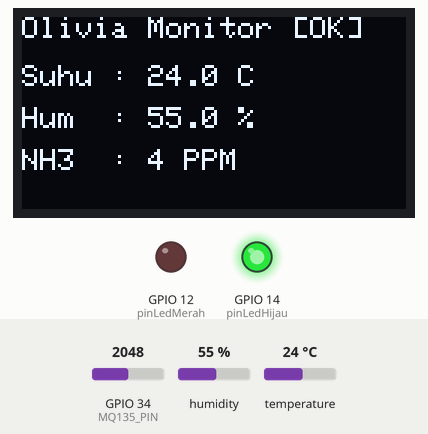
This sketch was run on a simulated ESP32. Parts: 128×64 one-colour display, output pins drawn as LEDs (lit = HIGH). The test bench sets the inputs (shaded band); at power-on: temperature 24 °C, GPIO 34 (MQ135_PIN) = 2048, humidity 55 %. WiFi joins after 1.5 s; servers stay silent unless stated; uploads are accepted with an empty reply; what the sketch prints to the serial monitor is not drawn.

Above: at 10.8 s.
10.9 s: temperature set to 34.4 °C
At 12.8 s:
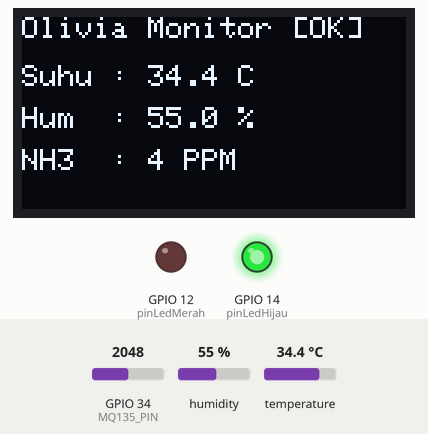
13.1 s: temperature set to 35.6 °C
At 14.8 s:
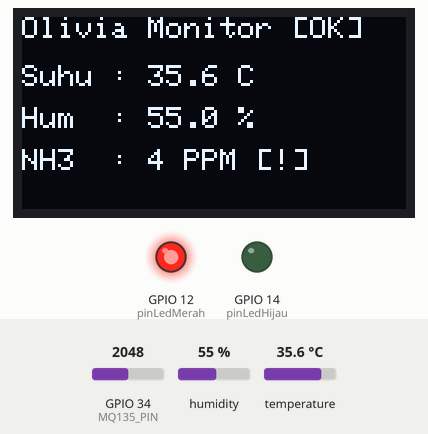
18.9 s: temperature set to 12 °C
At 20.4 s:
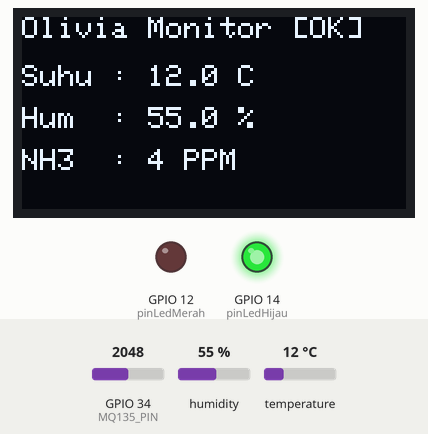
21.5 s: GPIO 34 (MQ135_PIN) set to 2636
At 23.3 s:
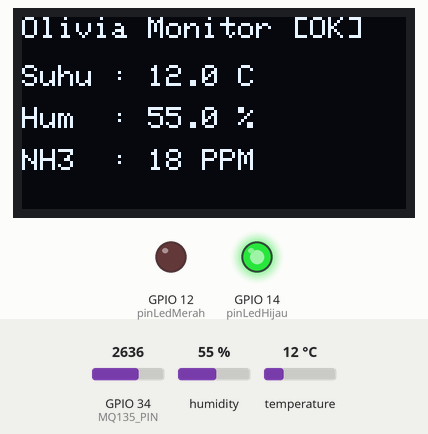
23.6 s: GPIO 34 (MQ135_PIN) set to 2730
At 29.1 s:
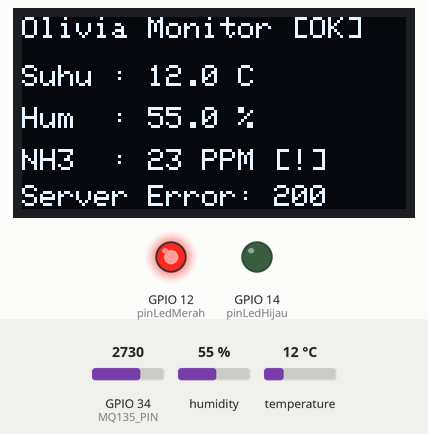
29.4 s: humidity set to 22 %
At 30.9 s:
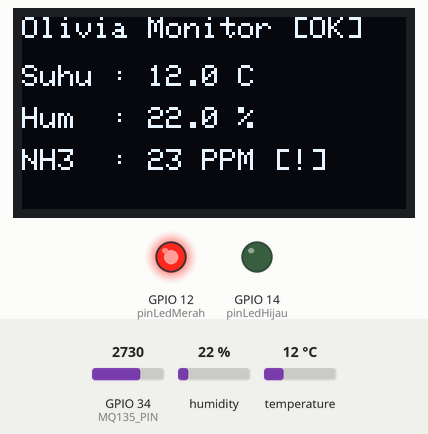
Timing chart, 0 to 32.4 s (numbered marks = the images above; inputs shaded):
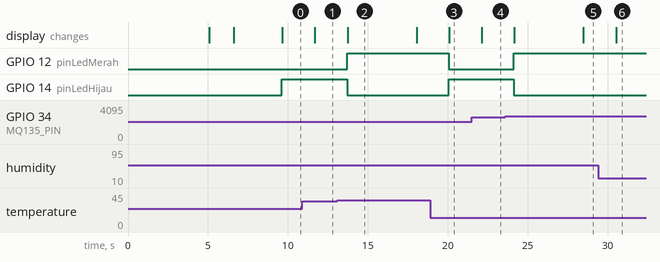

Measured:
- the behaviour switches between 35 and 35.1 °C on temperature (found by bisection; images 1 and 2)
- the behaviour switches between 2664 and 2665 on GPIO 34 (MQ135_PIN) (found by bisection; images 4 and 5)
- after the input at 10.9 s, the display: changes after 0.79 s (image 1)
- after the input at 13.1 s, GPIO 12 (pinLedMerah): LOW → HIGH after 0.60 s; GPIO 14 (pinLedHijau): HIGH → LOW after 0.60 s; the display: changes after 0.63 s (image 2)
- after the input at 18.9 s, GPIO 12 (pinLedMerah): HIGH → LOW after 1.2 s; GPIO 14 (pinLedHijau): LOW → HIGH after 1.2 s; the display: changes after 1.2 s (image 3)
- after the input at 21.5 s, the display: changes after 0.63 s (image 4)
- after the input at 23.6 s, GPIO 12 (pinLedMerah): LOW → HIGH after 0.54 s; GPIO 14 (pinLedHijau): HIGH → LOW after 0.54 s; the display: first changes after 0.57 s (image 5 shows a later state)
- after the input at 29.4 s, the display: changes after 1.1 s (image 6)

The sketch:

sketch_sensor_olivia.ino
```cpp
// ==========================================================================
// OLIVIA IoT - Monitor Kandang (Suhu, Kelembapan, Amonia)
// Terintegrasi dengan Backend Olivia API
//
// Library yang diperlukan (Install via Arduino IDE > Manage Libraries):
//   1. Adafruit SSD1306
//   2. Adafruit GFX Library
//   3. DHT sensor library (by Adafruit)
//   4. ArduinoJson (by Benoit Blanchon) -- WAJIB ditambahkan
//   5. WiFi (sudah bawaan ESP32)
//   6. HTTPClient (sudah bawaan ESP32)
// ==========================================================================

#include <Wire.h>
#include <Adafruit_GFX.h>
#include <Adafruit_SSD1306.h>
#include <DHT.h>
#include <WiFi.h>
#include <HTTPClient.h>   // << TAMBAHAN untuk HTTP POST

// ---- KONFIGURASI LAYAR OLED ----
#define SCREEN_WIDTH 128
#define SCREEN_HEIGHT 64

// ---- KONFIGURASI SENSOR ----
#define DHTPIN 4
#define DHTTYPE DHT22
#define MQ135_PIN 34

// ---- KONFIGURASI WI-FI ----
const char* ssid     = "TP-Link_9B8E";
const char* password = "58797044";

// ====================================================================
// !!  GANTI IP INI dengan IP PC/Laptop tempat backend Express berjalan
//     Cara cek: buka CMD lalu ketik: ipconfig
//     Cari bagian "IPv4 Address" pada adapter WiFi Anda
//     Contoh hasil: 192.168.1.10 => isi jadi "192.168.1.10"444444444444
// ====================================================================
const char* serverIP   = "192.168.0.107";   // << GANTI dengan IP PC Anda
const int   serverPort = 5000;            // Port backend Express (default)
const int   DEVICE_ID  = 1;              // ID perangkat ESP32 ini

// ---- INTERVAL PENGIRIMAN DATA ----
// Data dikirim ke server setiap N loop (1 loop ≈ 2 detik)
// Contoh: SEND_INTERVAL = 5 artinya kirim setiap 10 detik (5 x 2 detik)
const int SEND_INTERVAL = 5;

// ---- DEFINISI PIN LED ----
const int pinLedMerah = 12;
const int pinLedHijau = 14;

// ---- KONSTANTA KALIBRASI AMONIA (MQ135) ----
const float RL = 10.0;
float Ro = 40.0;

// ---- OBJEK SENSOR & LAYAR ----
DHT dht(DHTPIN, DHTTYPE);
Adafruit_SSD1306 display(SCREEN_WIDTH, SCREEN_HEIGHT, &Wire, -1);

// ---- VARIABEL PENGHITUNG LOOP ----
int loopCounter = 0;

// ==========================================================================
// FUNGSI: Hubungkan WiFi
// ==========================================================================
void hubungkanWiFi() {
  Serial.print("[Wi-Fi] Menghubungkan ke: ");
  Serial.println(ssid);
  WiFi.begin(ssid, password);

  int counter = 0;
  while (WiFi.status() != WL_CONNECTED && counter < 20) {
    delay(500);
    Serial.print(".");
    counter++;
  }

  if (WiFi.status() == WL_CONNECTED) {
    Serial.println("\n[Wi-Fi] Terhubung!");
    Serial.print("[Wi-Fi] IP ESP32: ");
    Serial.println(WiFi.localIP());
  } else {
    Serial.println("\n[Wi-Fi] Gagal terhubung. Cek SSID/Password.");
  }
}

// ==========================================================================
// FUNGSI: Kalibrasi Sensor MQ135 di Udara Kamar
// ==========================================================================
void kalibrasiSensorOtomatis() {
  Serial.println("[Kalibrasi] Memulai pembacaan udara dasar...");
  display.clearDisplay();
  display.setCursor(0, 0);
  display.println("Kalibrasi Sensor...");
  display.println("Mohon Tunggu 5 Detik");
  display.display();

  float totalRs = 0;

  for (int i = 0; i < 10; i++) {
    int adcMentah = analogRead(MQ135_PIN);
    float vOut = ((float)adcMentah / 4095.0) * 3.3;
    if (vOut < 0.1) vOut = 0.1;

    float RsSaatIni = ((3.3 - vOut) / vOut) * RL;
    totalRs += RsSaatIni;
    delay(500);
  }

  float rataRataRs = totalRs / 10.0;
  Ro = rataRataRs / 3.6;

  if (Ro < 1.0) Ro = 35.0;

  Serial.print("[Kalibrasi Selesai] Nilai Ro: ");
  Serial.println(Ro);
}

// ==========================================================================
// FUNGSI: Kirim Data Sensor ke Backend Olivia API
//   Endpoint : POST http://<serverIP>:5000/api/sensors/readings
//   Payload  : { "device_id": 1, "temperature": x, "humidity": x, "ammonia": x }
// ==========================================================================
void kirimKeServer(float suhu, float kelembapan, float amonia) {
  if (WiFi.status() != WL_CONNECTED) {
    Serial.println("[HTTP] Tidak ada koneksi WiFi. Skip pengiriman.");
    return;
  }

  HTTPClient http;

  // Bangun URL endpoint
  String url = "http://";
  url += serverIP;
  url += ":";
  url += serverPort;
  url += "/api/sensors/readings";

  Serial.print("[HTTP] Mengirim ke: ");
  Serial.println(url);

  http.begin(url);
  http.addHeader("Content-Type", "application/json");
  http.setTimeout(5000); // Timeout 5 detik

  // Buat JSON payload secara manual tanpa library ArduinoJson
  String jsonPayload = "{\"device_id\":" + String(DEVICE_ID) +
                       ",\"temperature\":" + String(suhu, 1) +
                       ",\"humidity\":" + String(kelembapan, 1) +
                       ",\"ammonia\":" + String(amonia, 1) + "}";

  Serial.print("[HTTP] Payload: ");
  Serial.println(jsonPayload);

  // Kirim HTTP POST
  int httpCode = http.POST(jsonPayload);

  if (httpCode > 0) {
    String response = http.getString();
    Serial.print("[HTTP] Response Code: ");
    Serial.println(httpCode);
    Serial.print("[HTTP] Response: ");
    Serial.println(response);

    // Tampilkan status kirim di OLED sesaat
    display.fillRect(0, 56, 128, 8, BLACK); // Bersihkan baris bawah
    display.setCursor(0, 56);
    if (httpCode == 201) {
      display.print("Data Terkirim OK!");
    } else {
      display.print("Server Error: " + String(httpCode));
    }
    display.display();
  } else {
    Serial.print("[HTTP] Gagal mengirim! Error: ");
    Serial.println(http.errorToString(httpCode).c_str());

    // Tampilkan error di OLED
    display.fillRect(0, 56, 128, 8, BLACK);
    display.setCursor(0, 56);
    display.print("Gagal Kirim!");
    display.display();
  }

  http.end();
}

// ==========================================================================
// SETUP
// ==========================================================================
void setup() {
  Serial.begin(115200);
  dht.begin();

  pinMode(pinLedMerah, OUTPUT);
  pinMode(pinLedHijau, OUTPUT);
  digitalWrite(pinLedMerah, LOW);
  digitalWrite(pinLedHijau, LOW);

  analogSetAttenuation(ADC_11db);

  if (!display.begin(SSD1306_SWITCHCAPVCC, 0x3C)) {
    Serial.println("OLED tidak ditemukan!");
    while (true);
  }

  display.clearDisplay();
  display.setTextColor(WHITE);
  display.setTextSize(1);

  // Kalibrasi sensor sebelum mulai
  kalibrasiSensorOtomatis();

  // Sambungkan WiFi
  display.clearDisplay();
  display.setCursor(0, 0);
  display.println("Menghubungkan WiFi...");
  display.display();
  hubungkanWiFi();

  // Tampilkan IP ESP32 setelah konek
  if (WiFi.status() == WL_CONNECTED) {
    display.clearDisplay();
    display.setCursor(0, 0);
    display.println("WiFi Terhubung!");
    display.setCursor(0, 16);
    display.print("IP: ");
    display.println(WiFi.localIP());
    display.setCursor(0, 32);
    display.print("Server: ");
    display.print(serverIP);
    display.print(":");
    display.println(serverPort);
    display.display();
    delay(3000);
  }
}

// ==========================================================================
// LOOP UTAMA
// ==========================================================================
void loop() {
  // Auto-reconnect WiFi jika putus (uji coba ulang setiap 15 detik agar tidak bentrok)
  static unsigned long lastReconnectAttempt = 0;
  if (WiFi.status() != WL_CONNECTED) {
    unsigned long now = millis();
    if (now - lastReconnectAttempt > 15000 || lastReconnectAttempt == 0) {
      Serial.println("[Wi-Fi] Koneksi terputus. Mencoba ulang...");
      WiFi.disconnect();
      WiFi.begin(ssid, password);
      lastReconnectAttempt = now;
    }
  }

  // Baca sensor DHT22
  float suhu       = dht.readTemperature();
  float kelembapan = dht.readHumidity();

  // Baca sensor MQ135
  int gasRaw = analogRead(MQ135_PIN);

  if (isnan(suhu) || isnan(kelembapan)) {
    Serial.println("[DHT] Gagal membaca sensor DHT22!");
    delay(2000);
    return;
  }

  // Konversi ADC ke PPM Amonia
  float vOut = ((float)gasRaw / 4095.0) * 3.3;
  if (vOut < 0.1) vOut = 0.1;
  if (vOut > 3.2) vOut = 3.2;

  float Rs        = ((3.3 - vOut) / vOut) * RL;
  float rasio     = Rs / Ro;
  float ppmAmonia = 102.2 * pow(rasio, -2.473);

  if (ppmAmonia < 1.0)   ppmAmonia = 3.2;
  if (ppmAmonia > 999.0) ppmAmonia = 999.0;

  // ---- Logika LED Indikator (batas aman: 20 PPM atau suhu > 35°C) ----
  bool statusBahaya = (ppmAmonia > 20.0 || suhu > 35.0);
  if (statusBahaya) {
    digitalWrite(pinLedMerah, HIGH);
    digitalWrite(pinLedHijau, LOW);
  } else {
    digitalWrite(pinLedMerah, LOW);
    digitalWrite(pinLedHijau, HIGH);
  }

  // ---- Output Serial Monitor ----
  Serial.println("========================");
  Serial.print("Suhu       : ");  Serial.print(suhu, 1);        Serial.println(" C");
  Serial.print("Kelembapan : ");  Serial.print(kelembapan, 1);  Serial.println(" %");
  Serial.print("Raw ADC    : ");  Serial.println(gasRaw);
  Serial.print("Amonia     : ");  Serial.print(ppmAmonia, 1);   Serial.println(" PPM");
  Serial.print("Loop #     : ");  Serial.print(loopCounter);
  Serial.print(" / Kirim tiap: "); Serial.println(SEND_INTERVAL);
  Serial.print("STATUS     : ");
  Serial.println(statusBahaya ? "[BAHAYA - LED MERAH]" : "[AMAN - LED HIJAU]");

  // ---- Tampilan OLED ----
  display.clearDisplay();

  // Baris 1: Header + status WiFi
  display.setCursor(0, 0);
  display.print("Olivia Monitor ");
  display.println((WiFi.status() == WL_CONNECTED) ? "[OK]" : "[OFF]");

  // Baris 2: Suhu
  display.setCursor(0, 16);
  display.print("Suhu : ");
  display.print(suhu, 1);
  display.println(" C");

  // Baris 3: Kelembapan
  display.setCursor(0, 30);
  display.print("Hum  : ");
  display.print(kelembapan, 1);
  display.println(" %");

  // Baris 4: Amonia
  display.setCursor(0, 44);
  display.print("NH3  : ");
  display.print((int)ppmAmonia);
  display.print(" PPM");
  if (statusBahaya) {
    display.print(" [!]"); // Indikator bahaya di layar
  }

  display.display();

  // ---- Kirim ke Backend Setiap SEND_INTERVAL loop ----
  loopCounter++;
  if (loopCounter >= SEND_INTERVAL) {
    loopCounter = 0;
    kirimKeServer(suhu, kelembapan, ppmAmonia);
  }

  delay(2000); // 1 loop = 2 detik
}
```
